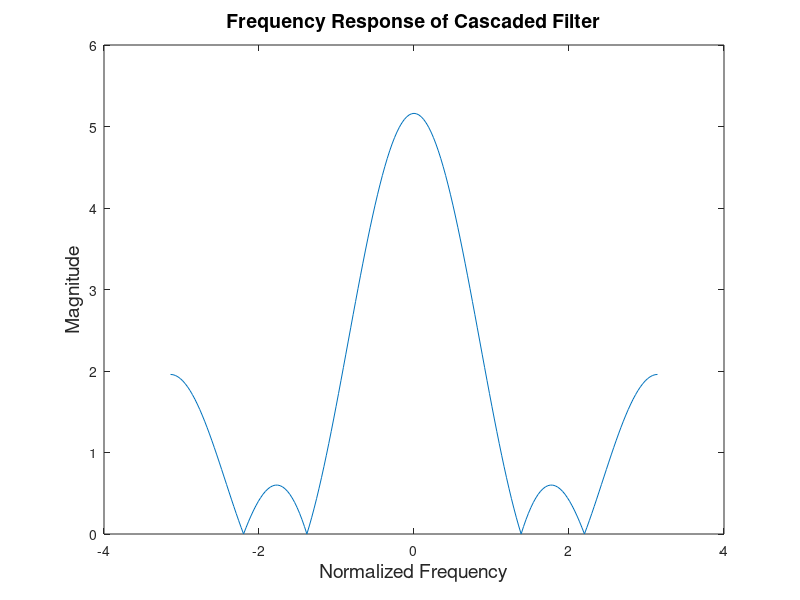
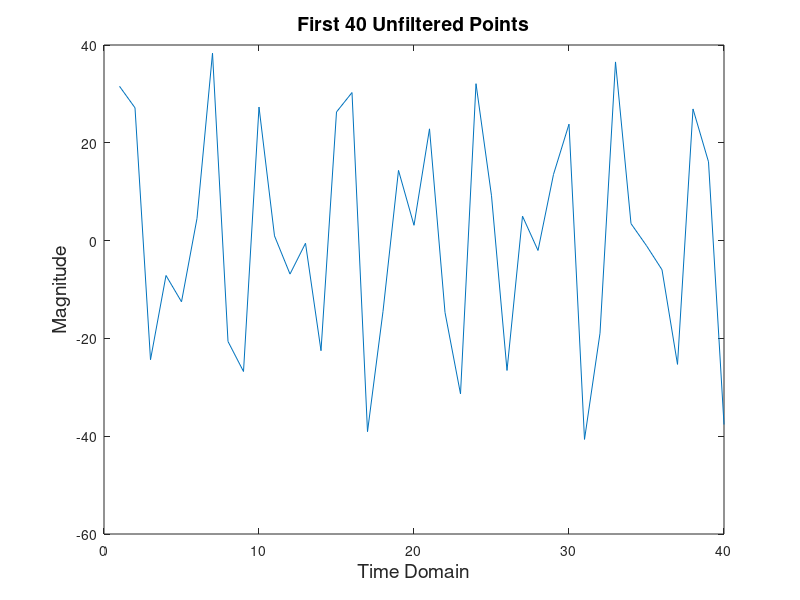
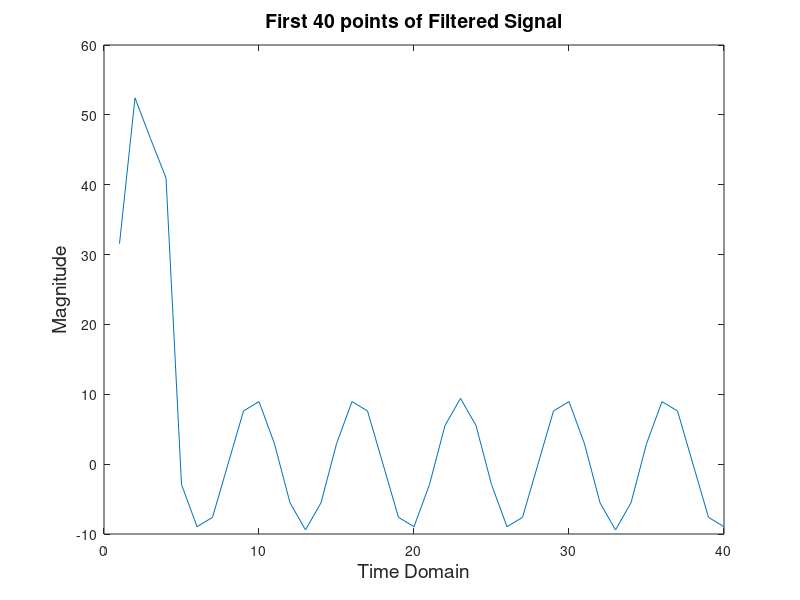
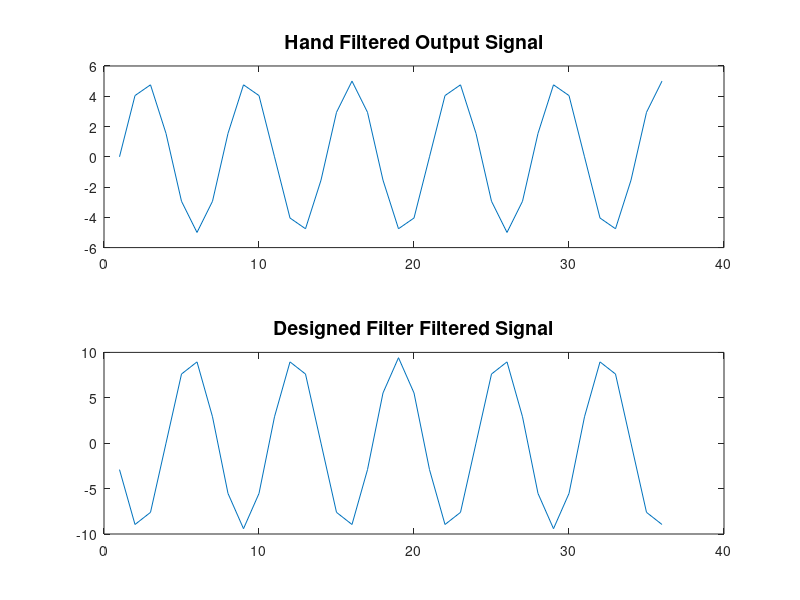

These figures' MATLAB source, in order: (Note: this script raises an error after producing the figures.)
%% Lab P-12 Exercise 3.1 -- Nulling Filter
% Group 4 - Braxton Chappell, Emma Dingman, Marlo Esperson, Sam Hansen 

clear;
close all;

%% Part A
% This portion is setting up the coefficients for the two nulling filters
% that are used. These nullinig filters then get cascaded to create one
% nulling filter that filters out the frequencies 0.44pi and 0.7pi. 
omega1 = 0.44 * pi;
omega2 = 0.7 * pi;

b0 = 1; 
b1 = -2*cos(omega1);
b2 = 1;

b3 = 1; 
b4 = -2*cos(omega2);
b5 = 1;

coeff1 = [b0, b1, b2];
coeff2 = [b3, b4, b5];

Cascaded_filter = conv(coeff1, coeff2);

% ALSO INCLUDED is the frequency response of the designed filter. This is
% to visually confirmt he success of the design. 
w = -pi:(pi/100):pi;
figure(1);
H = freqz(Cascaded_filter, 1, w);
plot(w, abs(H));
title('Frequency Response of Cascaded Filter', 'FontSize', 14);
ylabel('Magnitude', 'FontSize', 14);
xlabel('Normalized Frequency', 'FontSize', 14)

%% Part B
% Part B generates a signal in the time domain. It asks for 150 samples. I
% plot it for visualization and comparison for future questions. 
n = 0:149;

xn = 5*cos(0.3*pi.*n)+22*cos((0.44*pi.*n)-(pi/3))+22*cos((0.7*pi.*n)-(pi/4));

figure(2);
plot(xn(1:40));
title('First 40 Unfiltered Points', 'FontSize', 14)
xlabel('Time Domain', 'FontSize', 14);
ylabel('Magnitude', 'FontSize', 14);

%% Part C
% The filter designed in part A and the signal generated in part B is
% convolved to filter out the sinusoids that we want. 


filtered_signal = conv(xn, Cascaded_filter);


%% Part D
% Because, theoretically, the two other cosine waves in the signal got
% ellimiated out, the resulting signal should be the other cosine wave that
% doesnt have a fundamental frequency within that bandwidth. 

figure(3);
plot(filtered_signal(1:40));
title('First 40 points of Filtered Signal', 'FontSize', 14);
ylabel('Magnitude', 'FontSize', 14);
xlabel('Time Domain', 'FontSize', 14);

n_hand = [5:40];
x_hand = 5*cos(0.3*pi*n_hand);

%% part E
% Here the hand calculated and the filtered signal are compared. 

figure(4);
subplot(2,1,1);
plot(x_hand);
title('Hand Filtered Output Signal', 'FontSize', 14);
subplot(2,1,2);
plot(filtered_signal(5:40));
title('Designed Filter Filtered Signal', 'FontSize', 14);

% They aren't exactly alligned, but the shape is almost exactly the same. 

%% Part F
% The output signal is different for the first 5 points because it takes
% that many points for the filter to be fully incorporated within the
% signal. If the filter is designed by hand, the polynomial will have the
% lowest order of z^-4, or five terms. Once the fifth term is integrated
% into the signal, it can behave properly. 

%% Bonus
% I wanted to include a spectrogram as well to show the frequency used. 
figure(5);
spectrogram(filtered_signal);
title('Concentration of Frequencies', 'FontSize', 14);
xlabel('Normalized Frequencies', 'FontSize', 14);
ylabel('Signal in Time Domain', 'FontSize', 14);
